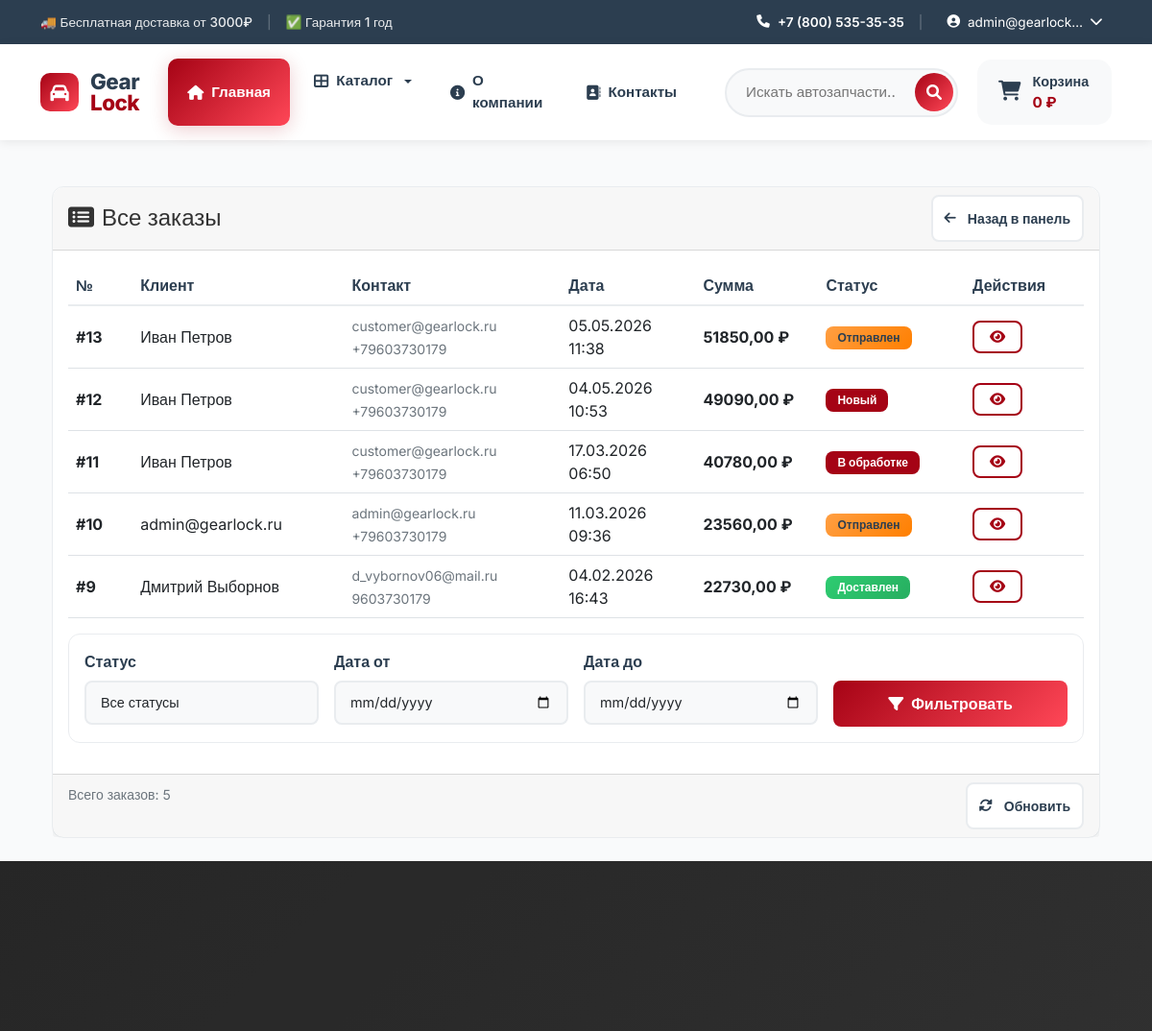
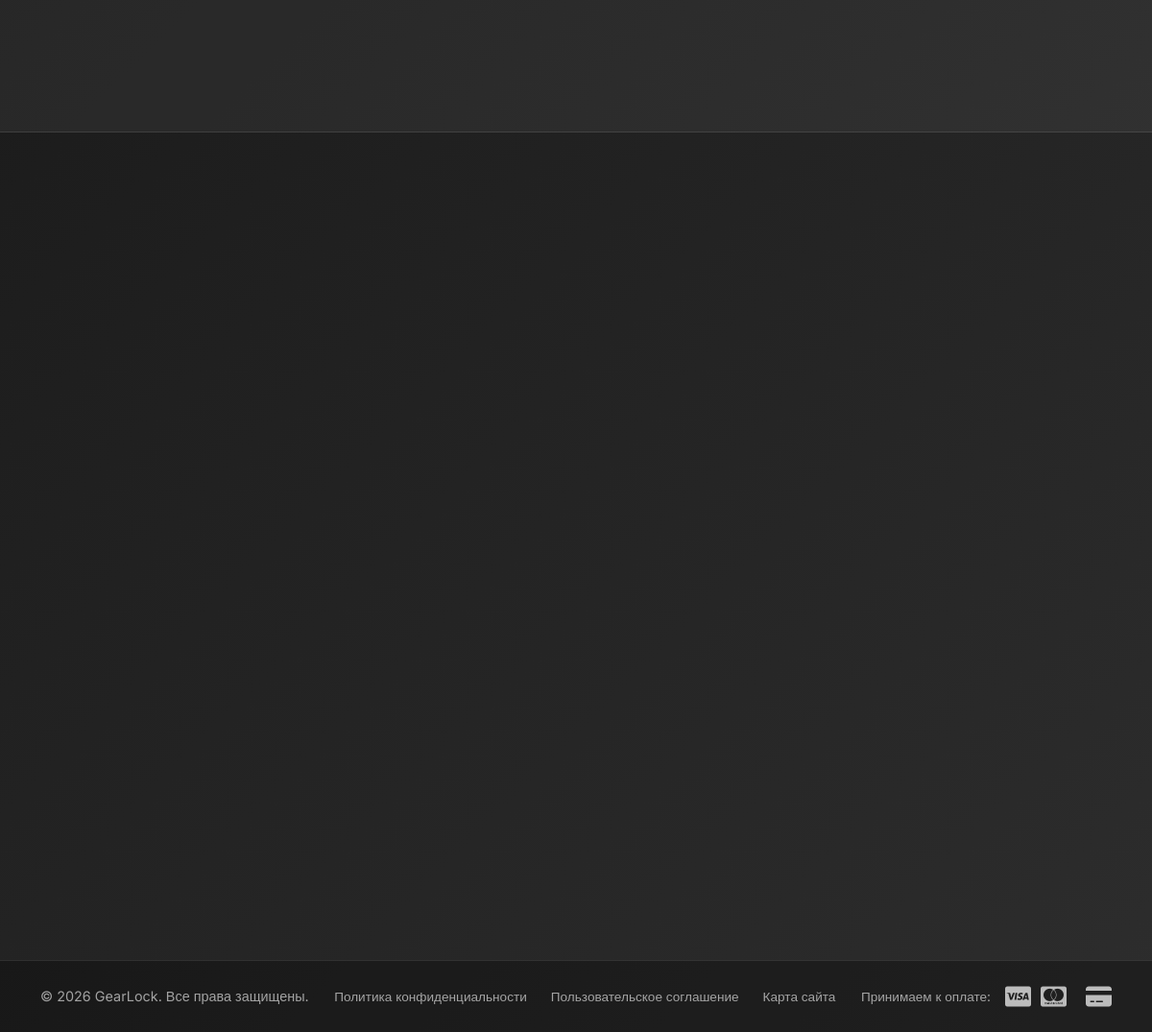
Page /orders/all/ (signed in) on the committed database (2 pictures, top to bottom).
### users/models.py (models this page shows, shortened)
class User(AbstractUser):
    email = models.EmailField(_('email address'), unique=True)
    role = models.ForeignKey(
        Role,
        on_delete=models.SET_NULL,
        null=True,
        blank=True,
        verbose_name='Роль',
        related_name='users'
    )
    phone = models.CharField('Телефон', max_length=20, blank=True)
    address = models.TextField('Адрес', blank=True)
    postal_code = models.CharField('Почтовый индекс', max_length=20, blank=True)
    birth_date = models.DateField('Дата рождения', null=True, blank=True)
    USERNAME_FIELD = 'email'
    REQUIRED_FIELDS = ['username', 'first_name']
    class Meta:
        verbose_name = 'Пользователь'
        verbose_name_plural = 'Пользователи'

### orders/models.py (models this page shows, shortened)
class Order(models.Model):
    STATUS_CHOICES = [
        ('new', 'Новый'),
        ('processing', 'В обработке'),
        ('shipped', 'Отправлен'),
        ('delivered', 'Доставлен'),
        ('cancelled', 'Отменен'),
    ]
    PAYMENT_CHOICES = [
        ('card', 'Карта онлайн'),
        ('cash', 'Наличные при получении'),
        ('bank', 'Банковский перевод'),
    ]
    user = models.ForeignKey(settings.AUTH_USER_MODEL,
                           on_delete=models.CASCADE,
                           related_name='orders', null=True, blank=True)
    email = models.EmailField('Email')
    phone = models.CharField('Телефон', max_length=20)
    first_name = models.CharField('Имя', max_length=100)
    last_name = models.CharField('Фамилия', max_length=100)
    address = models.TextField('Адрес доставки')
    city = models.CharField('Город', max_length=100)
    postal_code = models.CharField('Почтовый индекс', max_length=20)
    status = models.CharField('Статус', max_length=20,
                            choices=STATUS_CHOICES, default='new')
    payment_method = models.CharField('Способ оплаты', max_length=20,
                                    choices=PAYMENT_CHOICES)
    total_price = models.DecimalField('Общая сумма', max_digits=10,
                                    decimal_places=2)
    notes = models.TextField('Примечания', blank=True)
    created_at = models.DateTimeField('Дата создания', auto_now_add=True)
    updated_at = models.DateTimeField('Дата обновления', auto_now=True)
    class Meta:
        verbose_name = 'Заказ'
        verbose_name_plural = 'Заказы'
        ordering = ['-created_at']

### orders/views.py (the view)
# urls.py: path('all/', views.all_orders, name='all_orders'),
@login_required
@manager_required
def all_orders(request):
    orders = Order.objects.all().order_by('-created_at')
    status_filter = request.GET.get('status')
    if status_filter:
        orders = orders.filter(status=status_filter)
    date_from = request.GET.get('date_from')
    date_to = request.GET.get('date_to')
    if date_from:
        orders = orders.filter(created_at__date__gte=date_from)
    if date_to:
        orders = orders.filter(created_at__date__lte=date_to)
    return render(request, 'orders/all_orders.html', {'orders': orders})

### cart/cart.py (called while the page is built)
    def get_total_price(self):
        return sum(
            float(item['price']) * item['quantity']
            for item in self.cart.values()
        )

    def __len__(self):
        return sum(item['quantity'] for item in self.cart.values())

### cart/context_processors.py (called while the page is built)
def cart(request):
    return {'cart': Cart(request)}

### catalog/context_processors.py (called while the page is built)
def categories(request):
    main_categories = Category.objects.filter(
        parent__isnull=True
    ).exclude(
        slug=''
    ).exclude(
        slug__isnull=True
    ).prefetch_related('children').order_by('order', 'name')
    return {
        'categories': main_categories,
        'all_categories': Category.objects.exclude(slug='').exclude(slug__isnull=True)
    }

### templates/orders/all_orders.html (shortened to what this page needs)
{% extends 'base.html' %}
{% load static %}
{% block content %}
<div class="container mt-4">
    <div class="row">
        <div class="col-12">
            <div class="card">
                <div class="card-header">
                    <div class="d-flex justify-content-between align-items-center">
                        <h4 class="mb-0">
                            <i class="fas fa-list-alt me-2"></i>Все заказы
                        </h4>
                        <div>
                            <a href="{% url 'users:manager_dashboard' %}" class="btn btn-outline-secondary btn-sm">
                                <i class="fas fa-arrow-left me-1"></i>Назад в панель
                            </a>
                        </div>
                    </div>
                </div>
                <div class="card-body">
                    {% if orders %}
                        <div class="table-responsive">
                            <table class="table table-hover">
                                <thead>
                                    <tr>
                                        <th>№</th>
                                        <th>Клиент</th>
                                        <th>Контакт</th>
                                        <th>Дата</th>
                                        <th>Сумма</th>
                                        <th>Статус</th>
                                        <th>Действия</th>
                                    </tr>
                                </thead>
                                <tbody>
                                    {% for order in orders %}
                                        <tr>
                                            <td><strong>#{{ order.id }}</strong></td>
                                            <td>
                                                {% if order.user %}
                                                    {{ order.user.get_full_name|default:order.user.email }}
                                                {% else %}
                                                    {{ order.first_name }} {{ order.last_name }}
                                                {% endif %}
                                            </td>
                                            <td>
                                                <small class="text-muted">
                                                    {{ order.email }}<br>
                                                    {{ order.phone }}
                                                </small>
                                            </td>
                                            <td>{{ order.created_at|date:"d.m.Y H:i" }}</td>
                                            <td><strong>{{ order.total_price }} ₽</strong></td>
                                            <td>
                                                <span class="badge
                                                    {% if order.status == 'delivered' %}bg-success
                                                    {% elif order.status == 'processing' or order.status == 'new' %}bg-primary
                                                    {% elif order.status == 'shipped' %}bg-warning
                                                    {% elif order.status == 'cancelled' %}bg-danger
                                                    {% else %}bg-secondary{% endif %}">
                                                    {{ order.get_status_display }}
                                                </span>
                                            </td>
                                            <td>
                                                <div class="btn-group" role="group">
                                                    <a href="{% url 'orders:order_detail_manager' order.id %}"
                                                       class="btn btn-sm btn-outline-primary"
                                                       title="Просмотреть детали">
                                                        <i class="fas fa-eye"></i>
                                                    </a>
                                                </div>
                                            </td>
                                        </tr>
                                    {% endfor %}
                                </tbody>
                            </table>
                        </div>
                        <div class="card mb-3">
                            <div class="card-body">
                                <form method="get" class="row g-3">
                                    <div class="col-md-3">
                                        <label class="form-label">Статус</label>
                                        <select name="status" class="form-select" onchange="this.form.submit()">
                                            <option value="">Все статусы</option>
                                        </select>
                                    </div>
                                    <div class="col-md-3">
                                        <label class="form-label">Дата от</label>
                                        <input type="date" name="date_from" class="form-control"
                                               value="{{ request.GET.date_from }}"
                                               onchange="this.form.submit()">
                                    </div>
                                    <div class="col-md-3">
                                        <label class="form-label">Дата до</label>
                                        <input type="date" name="date_to" class="form-control"
                                               value="{{ request.GET.date_to }}"
                                               onchange="this.form.submit()">
                                    </div>
                                    <div class="col-md-3">
                                        <label class="form-label">&nbsp;</label>
                                        <button type="submit" class="btn btn-primary w-100">
                                            <i class="fas fa-filter"></i> Фильтровать
                                        </button>
                                    </div>
                                </form>
                            </div>
                        </div>
                    {% endif %}
                </div>
                <div class="card-footer">
                    <div class="row">
                        <div class="col-md-6">
                            <small class="text-muted">
                                Всего заказов: {{ orders|length }}
                            </small>
                        </div>
                        <div class="col-md-6 text-end">
                            <div class="btn-group">
                                <a href="{% url 'orders:all_orders' %}" class="btn btn-outline-secondary btn-sm">
                                    <i class="fas fa-sync-alt me-1"></i>Обновить
                                </a>
                            </div>
                        </div>
                    </div>
                </div>
            </div>
        </div>
    </div>
</div>
{% endblock %}

### templates/includes/header.html (shortened to what this page needs)
<header class="header">
    <div class="header-top">
        <div class="container">
            <div class="header-top-content">
                <div class="header-top-left">
                    <span class="contact-text">🚚 Бесплатная доставка от 3000₽</span>
                    <span class="contact-separator">|</span>
                    <span class="contact-text">✅ Гарантия 1 год</span>
                </div>
                <div class="header-top-right">
                    <a href="tel:+78005353535" class="phone-link">
                        <i class="fas fa-phone"></i>
                        +7 (800) 535-35-35
                    </a>
                    <span class="contact-separator">|</span>
                    {% if user.is_authenticated %}
                    <div class="user-menu">
                        <button class="user-menu-btn">
                            <i class="fas fa-user-circle"></i>
                            <span>{{ user.first_name|default:user.email|truncatechars:15 }}</span>
                            <i class="fas fa-chevron-down"></i>
                        </button>
                    </div>
                    {% endif %}
                </div>
            </div>
        </div>
    </div>
    <div class="header-main">
        <div class="container">
            <div class="header-main-content">
                <div class="header-logo">
                    <a href="{% url 'catalog:home' %}" class="logo">
                        <div class="logo-icon">
                            <i class="fas fa-car"></i>
                        </div>
                        <div class="logo-text">
                            <span class="logo-text-main">Gear</span>
                            <span class="logo-text-accent">Lock</span>
                        </div>
                    </a>
                </div>
                <nav class="main-nav">
                    <a href="{% url 'catalog:home' %}" class="nav-link active">
                        <i class="fas fa-home"></i>
                        <span>Главная</span>
                    </a>
                    <div class="nav-dropdown dropdown">
                        <button class="nav-dropdown-btn dropdown-toggle"
                                type="button"
                                id="catalogDropdown"
                                data-bs-toggle="dropdown"
                                aria-expanded="false"
                                aria-haspopup="true">
                            <i class="fas fa-th-large"></i>
                            <span>Каталог</span>
                        </button>
                    </div>
                    <a href="{% url 'pages:about' %}" class="nav-link">
                        <i class="fas fa-info-circle"></i>
                        <span>О компании</span>
                    </a>
                    <a href="{% url 'pages:contact' %}" class="nav-link">
                        <i class="fas fa-address-book"></i>
                        <span>Контакты</span>
                    </a>
                </nav>
                <div class="header-actions">
                    <div class="search-container">
                        <form action="{% url 'catalog:search' %}" method="get" class="search-form">
                            <input type="search"
                                   name="q"
                                   class="search-input"
                                   placeholder="Искать автозапчасти..."
                                   value="{{ request.GET.q }}">
                            <button type="submit" class="search-btn">
                                <i class="fas fa-search"></i>
                            </button>
                        </form>
                    </div>
                    <a href="{% url 'cart:cart_detail' %}" class="cart-btn">
                        <div class="cart-icon-wrapper">
                            <i class="fas fa-shopping-cart"></i>
                        </div>
                        <div class="cart-info">
                            <span class="cart-label">Корзина</span>
                            <span class="cart-total">
                                {% if cart.get_total_price %}
                                    {{ cart.get_total_price|floatformat:0 }} ₽
                                {% else %}
                                    0 ₽
                                {% endif %}
                            </span>
                        </div>
                    </a>
                </div>
            </div>
        </div>
    </div>
</header>

### rows in the picture
User: first_name "admin@gearlock…"
Order: id "13", user.get_full_name "Иван Петров", email "customer@gearlock.ru", phone "+79603730179", created_at "05.05.2026 11:38", total_price "51850,00", status "Отправлен"
Order: id "12", user.get_full_name "Иван Петров", email "customer@gearlock.ru", phone "+79603730179", created_at "04.05.2026 10:53", total_price "49090,00", status "Новый"
Order: id "11", user.get_full_name "Иван Петров", email "customer@gearlock.ru", phone "+79603730179", created_at "17.03.2026 06:50", total_price "40780,00", status "В обработке"
Order: id "10", user.get_full_name "admin@gearlock.ru", email "admin@gearlock.ru", phone "+79603730179", created_at "11.03.2026 09:36", total_price "23560,00", status "Отправлен"
Order: id "9", user.get_full_name "Дмитрий Выборнов", email "d_vybornov06@mail.ru", phone "9603730179", created_at "04.02.2026 16:43", total_price "22730,00", status "Доставлен"

### other values in the picture
{{ orders|length }} "5"
